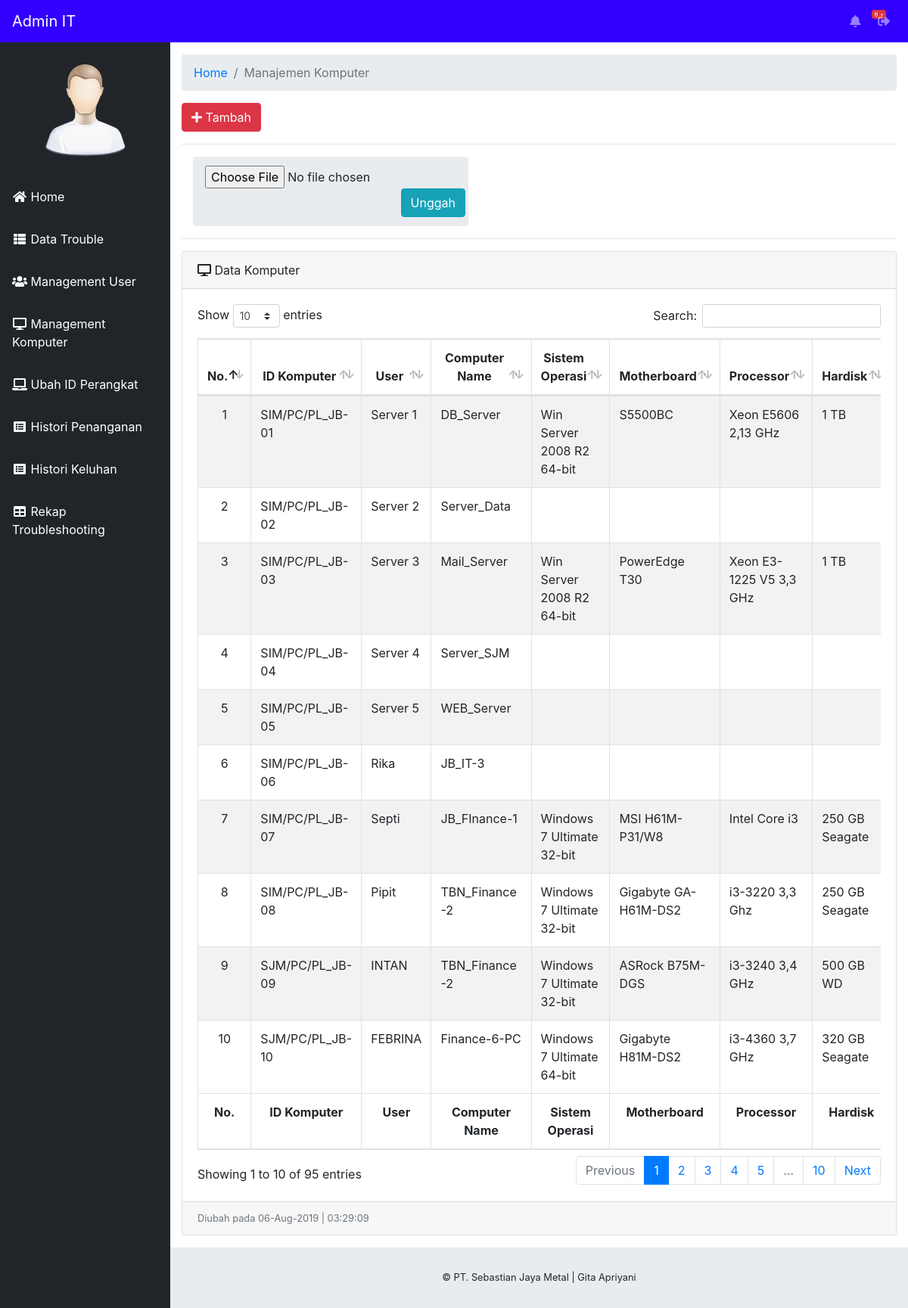
Page /staff/index.php?halaman=management-komputer (signed in) on the committed database.
### tables this page shows
CREATE TABLE IF NOT EXISTS `database_komputer` (
  `id_kom` int(25) NOT NULL AUTO_INCREMENT,
  `id_komputer` varchar(50) NOT NULL,
  `jenis` varchar(10) NOT NULL,
  `user` varchar(30) NOT NULL,
  `computer_name` varchar(25) NOT NULL,
  `sistem_operasi` varchar(50) NOT NULL,
  `motherboard` varchar(50) NOT NULL,
  `processor` varchar(50) NOT NULL,
  `hardisk` varchar(25) NOT NULL,
  `ram` varchar(20) NOT NULL,
  `vga_merk` varchar(25) NOT NULL,
  `vga_size` varchar(20) NOT NULL,
  `monitor_merk` varchar(20) NOT NULL,
  `monitor_size` varchar(20) NOT NULL,
  `keyboard` varchar(5) NOT NULL,
  `mouse` varchar(5) NOT NULL,
  `ups` varchar(5) NOT NULL,
  `ip_address` varchar(25) NOT NULL,
  `tgl_beli` varchar(30) NOT NULL,
  PRIMARY KEY (`id_kom`)
);

### staff/management-komputer.php (the view, shortened to what this page needs)
<div class="container-fluid">
        <ol class="breadcrumb">
          <li class="breadcrumb-item">
            <a href="index.php">Home</a>
          </li>
          <li class="breadcrumb-item active">Manajemen Komputer</li>
        </ol>
        <a href="index.php?halaman=tambah-komputer" class="btn btn-danger"><span class="fa fa-plus"></span> Tambah</a><hr>
        <div class="col-lg-5">
        <ol class="breadcrumb">
          <li class="breadcrumb-item">
            <form method="post" enctype="multipart/form-data" action="csv_import1.php">
              <input type="file" name="file" id="file" accept=".csv" required="required">
              <button type="submit" id="submit" name="import" class="btn btn-info float-right">Unggah</button>
            </form>
          </li>
        </ol>
        </div>
        <hr>
        <div class="card mb-3">
          <div class="card-header">
            <i class="fas fa-desktop"></i>
            Data Komputer</div>
          <div class="card-body">
            <div class="table-responsive">
              <table class="table table-striped table-bordered table-hover" id="dataTable">
                  <thead>
                      <tr>
                          <th><center>No.</center></th>
                          <th><center>ID Komputer</center></th>
                            <th><center>User</center></th>
                            <th><center>Computer Name</center></th>
                            <th><center>Sistem Operasi</center></th>
                            <th><center>Motherboard</center></th>
                            <th><center>Processor</center></th>
                            <th><center>Hardisk</center></th>
                      </tr>
                  </thead>
                  <tfoot>
                      <tr>
                          <th><center>No.</center></th>
                          <th><center>ID Komputer</center></th>
                            <th><center>User</center></th>
                            <th><center>Computer Name</center></th>
                            <th><center>Sistem Operasi</center></th>
                            <th><center>Motherboard</center></th>
                            <th><center>Processor</center></th>
                            <th><center>Hardisk</center></th>
                      </tr>
                  </tfoot>
                  <tbody>
                      <?php
                      $no = 1;
                      include '../config/koneksi.php';
                      $query = mysqli_query($konek, "SELECT * FROM database_komputer") or die(mysqli_error());
                        if(mysqli_num_rows($query) == 0){
                          echo '<tr><td collspan="4" align="center">Tidak ada data!</td></tr>';
                        }
                        else{
                          while ($data = mysqli_fetch_array($query)) {
                            ?>
                        <tr>
                            <td><center><?php echo $no++; ?></center></td>
                            <td><?php echo $data['id_komputer']; ?></td>
                            <td><?php echo $data['user']; ?></td>
                            <td><?php echo $data['computer_name']; ?></td>
                            <td><?php echo $data['sistem_operasi']; ?></td>
                            <td><?php echo $data['motherboard']; ?></td>
                            <td><?php echo $data['processor']; ?></td>
                            <td><?php echo $data['hardisk']; ?></td>
                        </tr>
                          <?php
                        }
                        }
                        ?>
                  </tbody>
              </table>
            </div>
          </div>
          <div class="card-footer small text-muted">Diubah pada <?php echo date("d-M-Y | H:i:s"); ?></div>
        </div>
      </div>

### rows in the picture
database_komputer: id_komputer "SIM/PC/PL_JB-01", user "Server 1", computer_name "DB_Server", sistem_operasi "Win Server 2008 R2 64-bit", motherboard "S5500BC", processor "Xeon E5606 2,13 GHz", hardisk "1 TB"
database_komputer: id_komputer "SIM/PC/PL_JB-02", user "Server 2", computer_name "Server_Data"
database_komputer: id_komputer "SIM/PC/PL_JB-03", user "Server 3", computer_name "Mail_Server", sistem_operasi "Win Server 2008 R2 64-bit", motherboard "PowerEdge T30", processor "Xeon E3-1225 V5 3,3 GHz", hardisk "1 TB"
database_komputer: id_komputer "SIM/PC/PL_JB-04", user "Server 4", computer_name "Server_SJM"
database_komputer: id_komputer "SIM/PC/PL_JB-05", user "Server 5", computer_name "WEB_Server"
database_komputer: id_komputer "SIM/PC/PL_JB-06", user "Rika", computer_name "JB_IT-3"
database_komputer: id_komputer "SIM/PC/PL_JB-07", user "Septi", computer_name "JB_FInance-1", sistem_operasi "Windows 7 Ultimate 32-bit", motherboard "MSI H61M-P31/W8", processor "Intel Core i3", hardisk "250 GB Seagate"
database_komputer: id_komputer "SIM/PC/PL_JB-08", user "Pipit", computer_name "TBN_Finance-2", sistem_operasi "Windows 7 Ultimate 32-bit", motherboard "Gigabyte GA-H61M-DS2", processor "i3-3220 3,3 Ghz", hardisk "250 GB Seagate"
database_komputer: id_komputer "SJM/PC/PL_JB-09", user "INTAN", computer_name "TBN_Finance-2", sistem_operasi "Windows 7 Ultimate 32-bit", motherboard "ASRock B75M-DGS", processor "i3-3240 3,4 GHz", hardisk "500 GB WD"
database_komputer: id_komputer "SJM/PC/PL_JB-10", user "FEBRINA", computer_name "Finance-6-PC", sistem_operasi "Windows 7 Ultimate 64-bit", motherboard "Gigabyte H81M-DS2", processor "i3-4360 3,7 GHz", hardisk "320 GB Seagate"

### other values in the picture
$level "Admin"
$countNotif "6"
